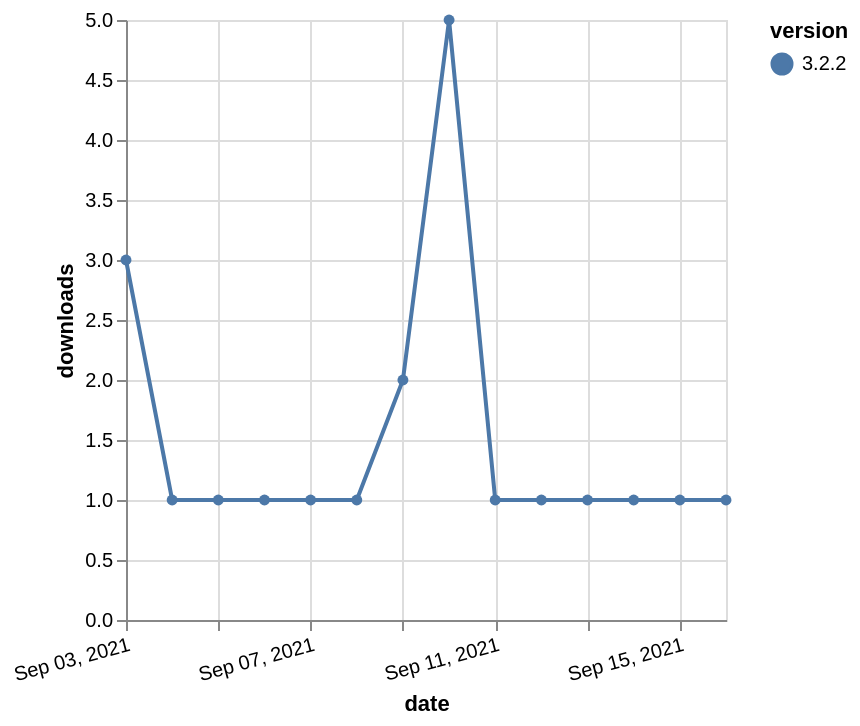

Describe this chart as a Vega-Lite specification.
### Vega-Lite specification from a JSON file in a GitHub repository (floating-point values rounded to 4 significant figures)
{"$schema": "https://vega.github.io/schema/vega-lite/v5.json", "description": "A simple bar chart with embedded data.", "data": {"values": [{"date": "2021-09-03", "total": 534, "delta": 3, "version": "3.2.2"}, {"date": "2021-09-04", "total": 535, "delta": 1, "version": "3.2.2"}, {"date": "2021-09-05", "total": 536, "delta": 1, "version": "3.2.2"}, {"date": "2021-09-06", "total": 537, "delta": 1, "version": "3.2.2"}, {"date": "2021-09-07", "total": 538, "delta": 1, "version": "3.2.2"}, {"date": "2021-09-08", "total": 539, "delta": 1, "version": "3.2.2"}, {"date": "2021-09-09", "total": 541, "delta": 2, "version": "3.2.2"}, {"date": "2021-09-10", "total": 546, "delta": 5, "version": "3.2.2"}, {"date": "2021-09-11", "total": 547, "delta": 1, "version": "3.2.2"}, {"date": "2021-09-12", "total": 548, "delta": 1, "version": "3.2.2"}, {"date": "2021-09-13", "total": 549, "delta": 1, "version": "3.2.2"}, {"date": "2021-09-14", "total": 550, "delta": 1, "version": "3.2.2"}, {"date": "2021-09-15", "total": 551, "delta": 1, "version": "3.2.2"}, {"date": "2021-09-16", "total": 552, "delta": 1, "version": "3.2.2"}]}, "width": "container", "mark": {"type": "line", "point": {"filled": true}}, "encoding": {"x": {"field": "date", "type": "temporal", "timeUnit": "yearmonthdate", "title": "date", "axis": {"labelAngle": -15}}, "y": {"field": "delta", "type": "quantitative", "title": "downloads"}, "color": {"field": "version", "type": "nominal"}, "tooltip": {"field": "delta"}}}
